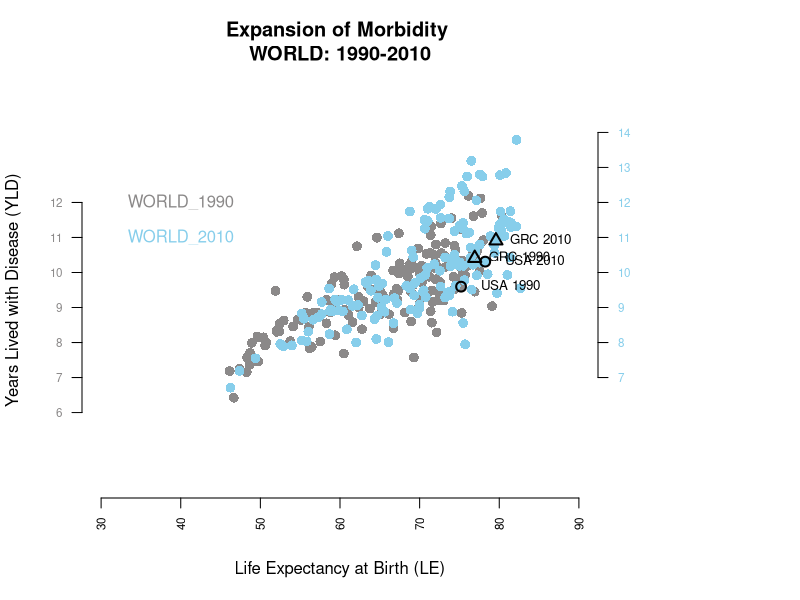
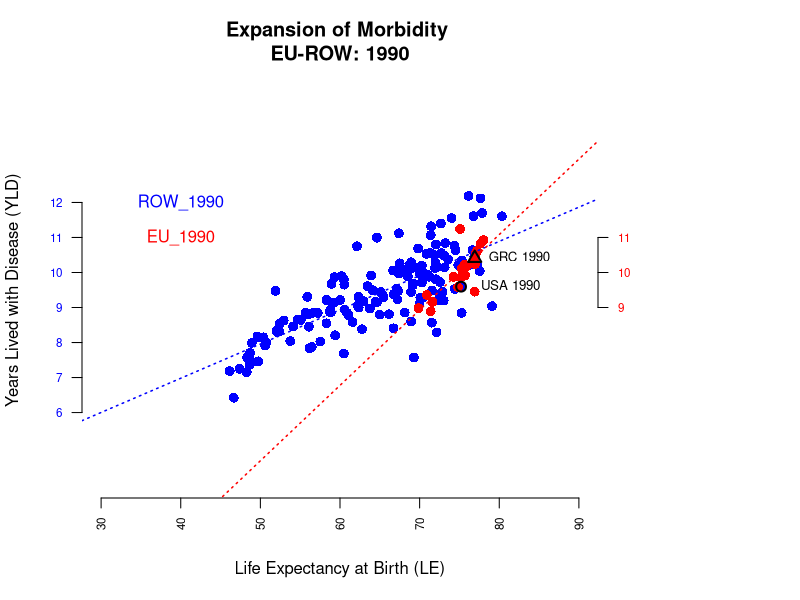
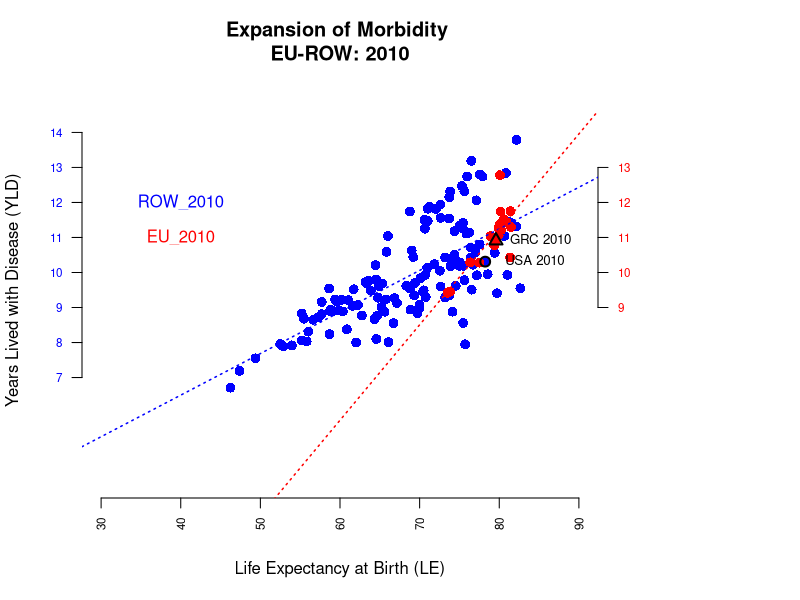
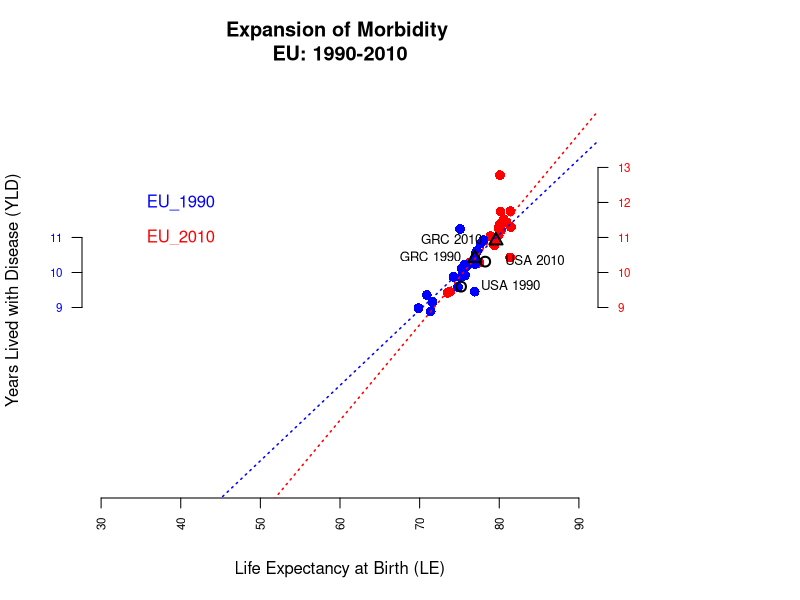
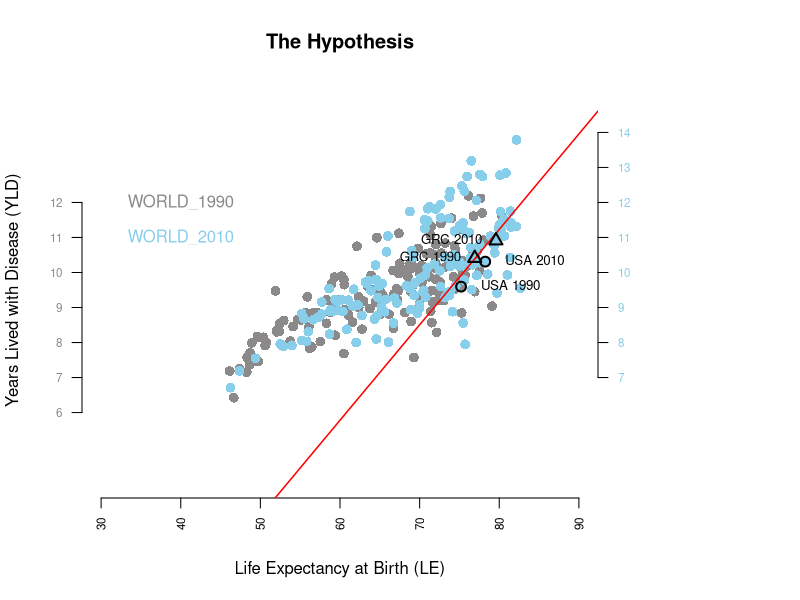
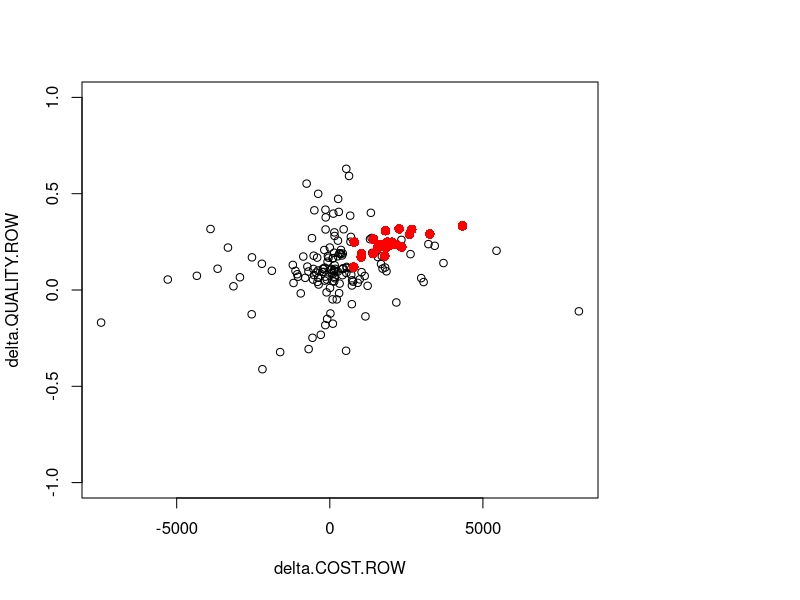

Generate these figures, in order, with R:
## ---- chunk 1
knitr::opts_chunk$set(echo = TRUE)
## ---- chunk 2
library(data.table)

data.EU.1990 <- read.csv("Output_EU_1990.csv")
data.EU.2010 <- read.csv("Output_EU_2010.csv")
data.ROW.1990 <- read.csv("Output_ROW_1990.csv")
data.ROW.2010 <- read.csv("Output_ROW_2010.csv")

head(data.EU.1990)
head(data.EU.2010)
head(data.ROW.1990)
head(data.ROW.2010)

attach(data.EU.1990)
attach(data.EU.2010)
attach(data.ROW.1990)
attach(data.ROW.2010)

## ---- chunk 3
ID.EU <- "GRC"
ID.ROW <- "USA"
## ---- chunk 4
par(mar=c(5, 4, 4, 10) + 0.1)

plot(data.ROW.1990$le, data.ROW.1990$yld, main="Expansion of Morbidity \nWORLD: 1990-2010", xlab="Life Expectancy at Birth (LE)", ylab="Years Lived with Disease (YLD)", col="snow4", pch = 16, cex = 1.3, lty = "solid", lwd = 2, xlim=c(30, 90), ylim=c(4, 15), axes=FALSE, frame.plot=FALSE)

points(data.EU.1990$le, data.EU.1990$yld, col="snow4", pch = 16, cex = 1.3, lty = "solid", lwd = 2)

points(data.ROW.2010$le, data.ROW.2010$yld, col="skyblue", pch = 16, cex = 1.3, lty = "solid", lwd = 2)

points(data.EU.2010$le, data.EU.2010$yld,  col="skyblue", pch = 16, cex = 1.3, lty = "solid", lwd = 2)

axis(1, col.axis="black", las=2, cex.axis=0.7, tick=-.01)

axis(2, at=(round(min(data.ROW.1990$yld), 0): round(max(data.ROW.1990$yld), 0)), col.axis="snow4", las=2, cex.axis=0.7, tick=-.01)

axis(4, at=(round(min(data.ROW.2010$yld), 0): round(max(data.ROW.2010$yld), 0)), col.axis="skyblue", las=2, cex.axis=0.7, tick=-.01)

text(40, 12, "WORLD_1990", col="snow4")
text(40, 11, "WORLD_2010", col="skyblue")


points(data.EU.1990$le[data.EU.1990$country == ID.EU], data.EU.1990$yld[data.EU.1990$country == ID.EU], pch=2, col="black", cex = 1.3, lty = "solid", lwd = 2)

text(data.EU.1990$le[data.EU.1990$country == ID.EU], data.EU.1990$yld[data.EU.1990$country == ID.EU], labels=paste(ID.EU, "1990"), cex= .8, pos=4, offset = .7)

points(data.EU.2010$le[data.EU.2010$country == ID.EU], data.EU.2010$yld[data.EU.2010$country == ID.EU], pch=2, col="black", cex = 1.3, lty = "solid", lwd = 2)

text(data.EU.2010$le[data.EU.2010$country == ID.EU], data.EU.2010$yld[data.EU.2010$country == ID.EU], labels=paste(ID.EU, "2010"), cex= .8, pos=4, offset = .7)

points(data.ROW.1990$le[data.ROW.1990$country == ID.ROW], data.ROW.1990$yld[data.ROW.1990$country == ID.ROW], pch=21, col="black", cex = 1.3, lty = "solid", lwd = 2)

text(data.ROW.1990$le[data.ROW.1990$country == ID.ROW], data.ROW.1990$yld[data.ROW.1990$country == ID.ROW], labels=paste(ID.ROW, "1990"), cex= .8, pos=4, offset = 1)

points(data.ROW.2010$le[data.ROW.2010$country == ID.ROW], data.ROW.2010$yld[data.ROW.2010$country == ID.ROW], pch=21, col="black", cex = 1.3, lty = "solid", lwd = 2)

text(data.ROW.2010$le[data.ROW.2010$country == ID.ROW], data.ROW.2010$yld[data.ROW.2010$country == ID.ROW], labels=paste(ID.ROW, "2010"), cex= .8, pos=4, offset = 1)

## ---- chunk 5
par(mar=c(5, 4, 4, 10) + 0.1)

plot(data.ROW.1990$le, data.ROW.1990$yld, main="Expansion of Morbidity \nEU-ROW: 1990", xlab="Life Expectancy at Birth (LE)", ylab="Years Lived with Disease (YLD)", col="blue", pch = 16, cex = 1.3, lty = "solid", lwd = 2, xlim=c(30,90), ylim=c(4, 15), axes=FALSE, frame.plot=FALSE)

points(data.EU.1990$le, data.EU.1990$yld, col="red", pch = 16, cex = 1.3, lty = "solid", lwd = 2)

axis(1, col.axis="black", las=2, cex.axis=0.7, tick=-.01)

axis(2, at=(round(min(data.ROW.1990$yld), 0): round(max(data.ROW.1990$yld), 0)), col.axis="blue", las=2, cex.axis=0.7, tick=-.01)

axis(4, at=(round(min(data.EU.1990$yld), 0): round(max(data.EU.1990$yld), 0)), col.axis="red", las=2, cex.axis=0.7, tick=-.01)

text(40, 12, "ROW_1990", col="blue")
text(40, 11, "EU_1990", col="red")

fun.ROW.1990 <- lm(data.ROW.1990$yld ~ data.ROW.1990$le)
fun.EU.1990 <- lm(data.EU.1990$yld ~ data.EU.1990$le)

abline(fun.ROW.1990, lty = 3, col="blue", lwd=1.5)
abline(fun.EU.1990, lty = 3, col="red", lwd=1.5)

points(data.EU.1990$le[data.EU.1990$country == ID.EU], data.EU.1990$yld[data.EU.1990$country == ID.EU], pch=2, col="black", cex = 1.3, lty = "solid", lwd = 2)

text(data.EU.1990$le[data.EU.1990$country == ID.EU], data.EU.1990$yld[data.EU.1990$country == ID.EU], labels=paste(ID.EU, "1990"), cex= .8, pos=4, offset = .7)

points(data.ROW.1990$le[data.ROW.1990$country == ID.ROW], data.ROW.1990$yld[data.ROW.1990$country == ID.ROW], pch=21, col="black", cex = 1.3, lty = "solid", lwd = 2)

text(data.ROW.1990$le[data.ROW.1990$country == ID.ROW], data.ROW.1990$yld[data.ROW.1990$country == ID.ROW], labels=paste(ID.ROW, "1990"), cex= .8, pos=4, offset = 1)

## ---- chunk 6
par(mar=c(5, 4, 4, 10) + 0.1)

plot(data.ROW.2010$le, data.ROW.2010$yld, main="Expansion of Morbidity \nEU-ROW: 2010", xlab="Life Expectancy at Birth (LE)", ylab="Years Lived with Disease (YLD)", col="blue", pch = 16, cex = 1.3, lty = "solid", lwd = 2, xlim=c(30,90), ylim=c(4, 15), axes=FALSE, frame.plot=FALSE)

points(data.EU.2010$le, data.EU.2010$yld, col="red", pch = 16, cex = 1.3, lty = "solid", lwd = 2)

axis(1, col.axis="black", las=2, cex.axis=0.7, tick=-.01)

axis(2, at=(round(min(data.ROW.2010$yld), 0): round(max(data.ROW.2010$yld), 0)), col.axis="blue", las=2, cex.axis=0.7, tick=-.01)

axis(4, at=(round(min(data.EU.2010$yld), 0): round(max(data.EU.2010$yld), 0)), col.axis="red", las=2, cex.axis=0.7, tick=-.01)

text(40, 12, "ROW_2010", col="blue")
text(40, 11, "EU_2010", col="red")

fun.ROW.2010 <- lm(data.ROW.2010$yld ~ data.ROW.2010$le)
fun.EU.2010 <- lm(data.EU.2010$yld ~ data.EU.2010$le)

abline(fun.ROW.2010, lty = 3, col="blue", lwd=1.5)
abline(fun.EU.2010, lty = 3, col="red", lwd=1.5)

points(data.EU.2010$le[data.EU.2010$country == ID.EU], data.EU.2010$yld[data.EU.2010$country == ID.EU], pch=2, col="black", cex = 1.3, lty = "solid", lwd = 2)

text(data.EU.2010$le[data.EU.2010$country == ID.EU], data.EU.2010$yld[data.EU.2010$country == ID.EU], labels=paste(ID.EU, "2010"), cex= .8, pos=4, offset = .7)

points(data.ROW.2010$le[data.ROW.2010$country == ID.ROW], data.ROW.2010$yld[data.ROW.2010$country == ID.ROW], pch=21, col="black", cex = 1.3, lty = "solid", lwd = 2)

text(data.ROW.2010$le[data.ROW.2010$country == ID.ROW], data.ROW.2010$yld[data.ROW.2010$country == ID.ROW], labels=paste(ID.ROW, "2010"), cex= .8, pos=4, offset = 1)


## ---- chunk 7
par(mar=c(5, 4, 4, 10) + 0.1)

plot(data.EU.2010$le, data.EU.2010$yld, main="Expansion of Morbidity \nEU: 1990-2010", xlab="Life Expectancy at Birth (LE)", ylab="Years Lived with Disease (YLD)", col="red", pch = 16, cex = 1.3, lty = "solid", lwd = 2, xlim=c(30, 90), ylim=c(4, 15), axes=FALSE, frame.plot=FALSE)

points(data.EU.1990$le, data.EU.1990$yld, col="blue", pch = 16, cex = 1.3, lty = "solid", lwd = 2)

axis(1, col.axis="black", las=2, cex.axis=0.7, tick=-.01)

axis(2, at=(round(min(data.EU.1990$yld), 0): round(max(data.EU.1990$yld), 0)), col.axis="blue", las=2, cex.axis=0.7, tick=-.01)

axis(4, at=(round(min(data.EU.2010$yld), 0): round(max(data.EU.2010$yld), 0)), col.axis="red", las=2, cex.axis=0.7, tick=-.01)

text(40, 12, "EU_1990", col="blue")
text(40, 11, "EU_2010", col="red")

fun.EU.2010 <- lm(data.EU.2010$yld ~ data.EU.2010$le)
fun.EU.1990 <- lm(data.EU.1990$yld ~ data.EU.1990$le)

abline(lm(data.EU.1990$yld ~ data.EU.1990$le), lty = 3, col="blue", lwd=1.5)
abline(lm(data.EU.2010$yld ~ data.EU.2010$le), lty = 3, col="red", lwd=1.5)

points(data.EU.1990$le[data.EU.1990$country == ID.EU], data.EU.1990$yld[data.EU.1990$country == ID.EU], pch=2, col="black", cex = 1.3, lty = "solid", lwd = 2)

text(data.EU.1990$le[data.EU.1990$country == ID.EU], data.EU.1990$yld[data.EU.1990$country == ID.EU], labels=paste(ID.EU, "1990"), cex= .8, pos=2, offset = .7)

points(data.EU.2010$le[data.EU.2010$country == ID.EU], data.EU.2010$yld[data.EU.2010$country == ID.EU], pch=2, col="black", cex = 1.3, lty = "solid", lwd = 2)

text(data.EU.2010$le[data.EU.2010$country == ID.EU], data.EU.2010$yld[data.EU.2010$country == ID.EU], labels=paste(ID.EU, "2010"), cex= .8, pos=2, offset = .7)

points(data.ROW.1990$le[data.ROW.1990$country == ID.ROW], data.ROW.1990$yld[data.ROW.1990$country == ID.ROW], pch=21, col="black", cex = 1.3, lty = "solid", lwd = 2)

text(data.ROW.1990$le[data.ROW.1990$country == ID.ROW], data.ROW.1990$yld[data.ROW.1990$country == ID.ROW], labels=paste(ID.ROW, "1990"), cex= .8, pos=4, offset = 1)

points(data.ROW.2010$le[data.ROW.2010$country == ID.ROW], data.ROW.2010$yld[data.ROW.2010$country == ID.ROW], pch=21, col="black", cex = 1.3, lty = "solid", lwd = 2)

text(data.ROW.2010$le[data.ROW.2010$country == ID.ROW], data.ROW.2010$yld[data.ROW.2010$country == ID.ROW], labels=paste(ID.ROW, "2010"), cex= .8, pos=4, offset = 1)

## ---- chunk 8
par(mar=c(5, 4, 4, 10) + 0.1)

plot(data.ROW.1990$le, data.ROW.1990$yld, main="The Hypothesis", xlab="Life Expectancy at Birth (LE)", ylab="Years Lived with Disease (YLD)", col="snow4", pch = 16, cex = 1.3, lty = "solid", lwd = 2, xlim=c(30, 90), ylim=c(4, 15), axes=FALSE, frame.plot=FALSE)

points(data.EU.1990$le, data.EU.1990$yld, col="snow4", pch = 16, cex = 1.3, lty = "solid", lwd = 2)

points(data.ROW.2010$le, data.ROW.2010$yld, col="skyblue", pch = 16, cex = 1.3, lty = "solid", lwd = 2)

points(data.EU.2010$le, data.EU.2010$yld,  col="skyblue", pch = 16, cex = 1.3, lty = "solid", lwd = 2)

axis(1, col.axis="black", las=2, cex.axis=0.7, tick=-.01)

axis(2, at=(round(min(data.ROW.1990$yld), 0): round(max(data.ROW.1990$yld), 0)), col.axis="snow4", las=2, cex.axis=0.7, tick=-.01)

axis(4, at=(round(min(data.ROW.2010$yld), 0): round(max(data.ROW.2010$yld), 0)), col.axis="skyblue", las=2, cex.axis=0.7, tick=-.01)

text(40, 12, "WORLD_1990", col="snow4")
text(40, 11, "WORLD_2010", col="skyblue")

fun.EU.2010 <- lm(data.EU.2010$yld ~ data.EU.2010$le)

abline(lm(data.EU.2010$yld ~ data.EU.2010$le), lty = 1, col="red", lwd=1.5)

points(data.EU.1990$le[data.EU.1990$country == ID.EU], data.EU.1990$yld[data.EU.1990$country == ID.EU], pch=2, col="black", cex = 1.3, lty = "solid", lwd = 2)

text(data.EU.1990$le[data.EU.1990$country == ID.EU], data.EU.1990$yld[data.EU.1990$country == ID.EU], labels=paste(ID.EU, "1990"), cex= .8, pos=2, offset = .7)

points(data.EU.2010$le[data.EU.2010$country == ID.EU], data.EU.2010$yld[data.EU.2010$country == ID.EU], pch=2, col="black", cex = 1.3, lty = "solid", lwd = 2)

text(data.EU.2010$le[data.EU.2010$country == ID.EU], data.EU.2010$yld[data.EU.2010$country == ID.EU], labels=paste(ID.EU, "2010"), cex= .8, pos=2, offset = .7)

points(data.ROW.1990$le[data.ROW.1990$country == ID.ROW], data.ROW.1990$yld[data.ROW.1990$country == ID.ROW], pch=21, col="black", cex = 1.3, lty = "solid", lwd = 2)

text(data.ROW.1990$le[data.ROW.1990$country == ID.ROW], data.ROW.1990$yld[data.ROW.1990$country == ID.ROW], labels=paste(ID.ROW, "1990"), cex= .8, pos=4, offset = 1)

points(data.ROW.2010$le[data.ROW.2010$country == ID.ROW], data.ROW.2010$yld[data.ROW.2010$country == ID.ROW], pch=21, col="black", cex = 1.3, lty = "solid", lwd = 2)

text(data.ROW.2010$le[data.ROW.2010$country == ID.ROW], data.ROW.2010$yld[data.ROW.2010$country == ID.ROW], labels=paste(ID.ROW, "2010"), cex= .8, pos=4, offset = 1)

## ---- chunk 9

delta.COST.EU <- data.EU.2010$the - data.EU.1990$the
delta.COST.ROW <- data.ROW.2010$the - data.ROW.1990$the

delta.HALE.EU <- data.EU.2010$hale - data.EU.1990$hale
delta.HALE.ROW <- data.ROW.2010$hale - data.ROW.1990$hale


delta.LE.EU <- data.EU.2010$le - data.EU.1990$le
delta.LE.ROW <- data.ROW.2010$le - data.ROW.1990$le

delta.QUALITY.EU <- 1- (delta.HALE.EU / delta.LE.EU)
delta.QUALITY.ROW <- 1- (delta.HALE.ROW / delta.LE.ROW)
delta.QUALITY.EU
delta.QUALITY.ROW

delta.VALUE.EU <- delta.COST.EU * delta.QUALITY.EU
delta.VALUE.ROW <- delta.COST.ROW * delta.QUALITY.ROW
delta.VALUE.EU
delta.VALUE.ROW

plot(delta.COST.ROW, delta.QUALITY.ROW, ylim=c(-1,1))
points(delta.COST.EU, delta.QUALITY.EU, col="red", pch = 16, cex = 1.3, lty = "solid", lwd = 2)
